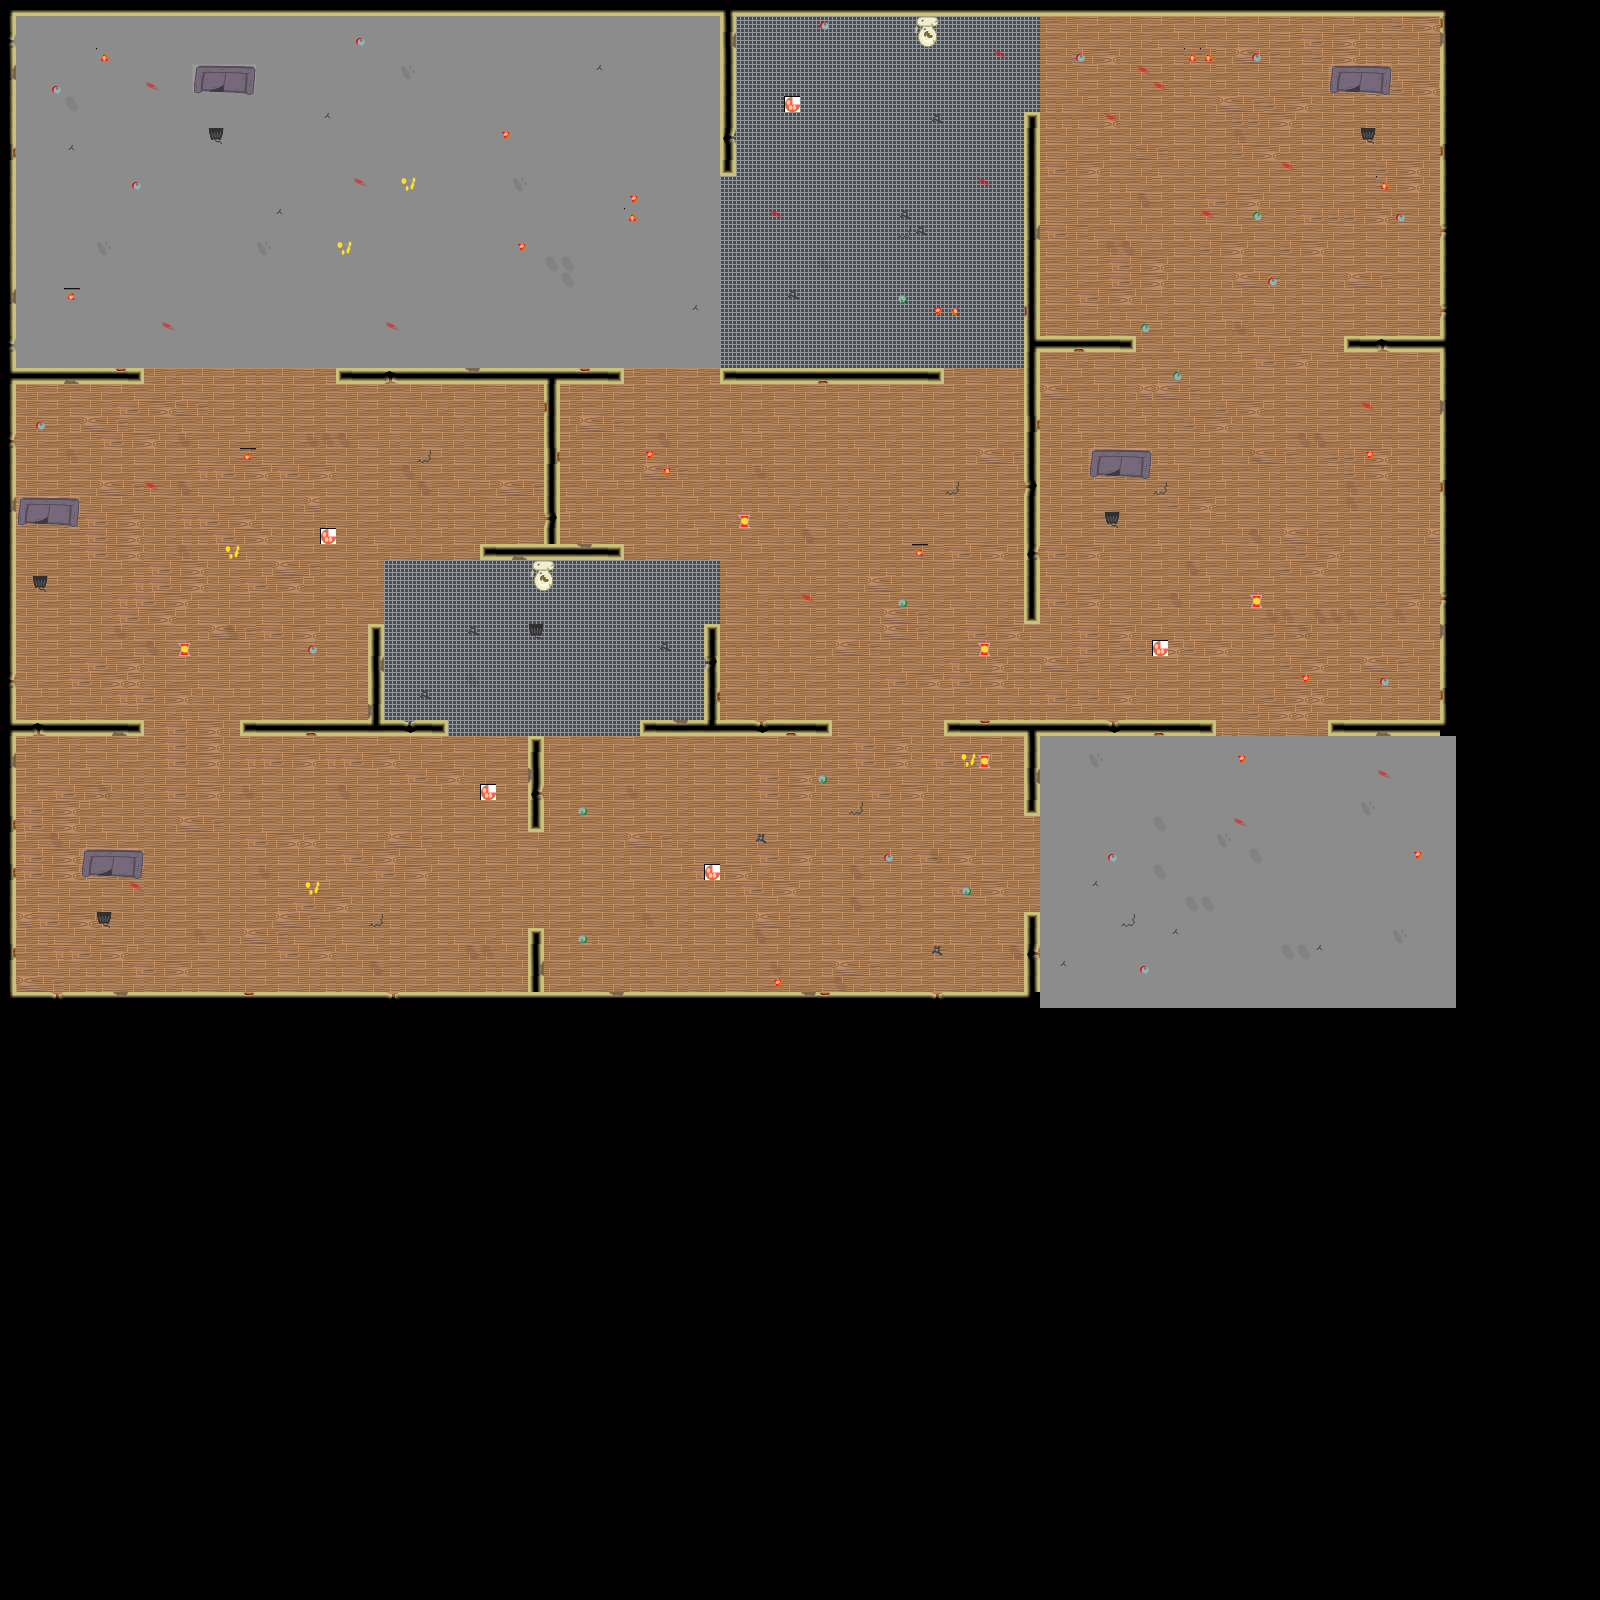

A 2D game scene composited from a Tiled map and its tileset images. What follows is a short description and the map's XML, with each tile layer's data collapsed to a summary:
An orthogonal 100x100 tile map with 16x16 px tiles, 4 tile layers (Collision, Sol, Murs, Detail), 1 hidden layer not drawn, 3 tilesets.

<map version="1.0" orientation="orthogonal" width="100" height="100" tilewidth="16" tileheight="16">
 <tileset firstgid="1" name="LD28" tilewidth="16" tileheight="16">
  <image source="LD28.png" width="800" height="600" />
 </tileset>
 <tileset firstgid="1851" name="LD28" tilewidth="16" tileheight="16">
  <image source="LD28.png" width="800" height="600" />
 </tileset>
 <tileset firstgid="3701" name="pizza_test" tilewidth="16" tileheight="16">
  <image source="pizza_test.png" width="63" height="64" />
 </tileset>
 <layer name="Collision" width="100" height="100">
  <data>[10000 cells, 506 non-empty, 14 distinct tile ids]</data>
 </layer>
 <layer name="Sol" width="100" height="100">
  <data>[10000 cells, 5733 non-empty, 19 distinct tile ids]</data>
 </layer>
 <layer name="Murs" width="100" height="100">
  <data>[10000 cells, 464 non-empty, 45 distinct tile ids]</data>
 </layer>
 <layer name="Collision_Detail" width="100" height="100" visible="0">
  <data>[10000 cells, 54 non-empty, 2 distinct tile ids]</data>
 </layer>
 <layer name="Detail" width="100" height="100">
  <data>[10000 cells, 229 non-empty, 29 distinct tile ids]</data>
 </layer>
</map>
